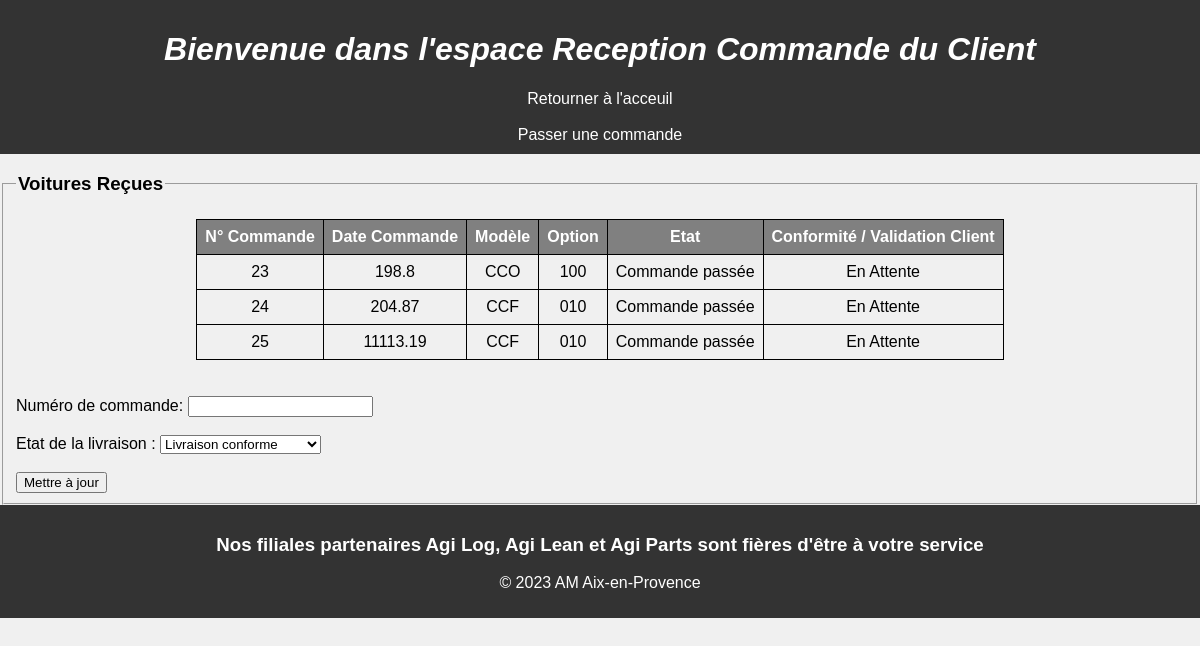
The app's page /Client_Reception with its own data.
### tables this page shows
CREATE TABLE "COMMANDES" (
	"id"	INTEGER NOT NULL DEFAULT 1,
	"Date"	TEXT NOT NULL,
	"Modèle"	TEXT NOT NULL,
	"Option"	TEXT NOT NULL,
	"Etat_Lean"	TEXT NOT NULL,
	"Etat_Log"	TEXT NOT NULL,
	"Etat_Client"	TEXT NOT NULL,
	PRIMARY KEY("id" AUTOINCREMENT)
);

### main.py (the view)
@app.route('/Client_Reception', methods=['GET', 'POST'])
def Client_Reception():
	return render_template('Client_Reception.html', commandes=BDD("SELECT id, Date, Modèle, Option, Etat_Lean, Etat_Client FROM COMMANDES"))

### main.py (called while the page is built)
def BDD(command):
	conn = lite.connect('BDD.db')
	conn.row_factory = lite.Row
	cur = conn.cursor()
	cur.execute(command)
	conn.commit()
	lignes = cur.fetchall()
	conn.close()
	return lignes

### templates/Client_Reception.html (shortened to what this page needs)
<!DOCTYPE html>
<html>
  <head>
    <link rel="stylesheet" href='{{ url_for("static", filename="CSS_Client.css")}}'>
  </head>
  <body>
    <header>
      <div >
        <h1><center><i> Bienvenue dans l'espace Reception Commande du Client </center></i></h1>
      </div>
      <nav>
        <ul>
        <center>
        <a class = "button" href='{{url_for("Accueil")}}'> Retourner à l'acceuil </a>
        <br>
        <br>
        <a class = "button" href='{{url_for("Client_Commande")}}'> Passer une commande </a>
        </center>
        </ul>
      </nav>
    </header>
    <div>
      <form action='{{ url_for("AgiLean_Information")}}' method='POST'>
        <fieldset>
          <legend><h3>Voitures Reçues</h3></legend>
          <div class="grid-container2">
            <table>
              <tr>
                <th>N° Commande</th>
                <th>Date Commande</th>
                <th>Modèle</th>
                <th>Option</th>
                <th>Etat</th>
                <th>Conformité / Validation Client</th>
              </tr>
              {% for element in commandes %}
              <tr class="lp_ligne">
                <td class="lp_cellule">{{ element['id'] }}</td>
                <td class="lp_cellule">{{ element['Date'] }}</td>
                <td class="lp_cellule">{{ element['Modèle'] }}</td>
                <td class="lp_cellule">{{ element['Option'] }}</td>
                <td class="lp_cellule">{{ element['Etat_Lean'] }}</td>
                <td class="lp_cellule">{{ element['Etat_Client'] }}</td>
              </tr>
              {% endfor %}
            </table>
          </div>
          <br><br>
          <div>
            Numéro de commande:
            <input type="number" name="numero_commande" min="1"><br>
            <br>
            Etat de la livraison :
            <select name="select_vehicule">
              <option value="Livraison valide">Livraison conforme</option>
            </select>
            <br><br>
            <input type="submit" name="valider" value="Mettre à jour">
          </div>
        </fieldset>
      </form>
    </div>
    <footer>
      <h3><center>Nos filiales partenaires Agi Log, Agi Lean et Agi Parts sont fières d'être à votre service </center></h3>
      <p><center>&copy; 2023 AM Aix-en-Provence</center></p>
    </footer>
  </body>
</html>

### static/CSS_Client.css (style rules this page uses)
body { font-family: Arial, sans-serif; background-color: #f0f0f0; margin: 0; }
header { background-color: #333; color: #fff; padding: 10px; }
nav ul { list-style: none; margin: 0; padding: 0; display: flex; }
nav a { color: #fff; text-decoration: none; padding: 5px; }
ul { display: flex; justify-content: center; }
table { table-layout: fixed; border-collapse: collapse; margin-left: auto; margin-right: auto; }
th, td { border: 1px solid black; padding: 8px; text-align: center; }
th { background-color: gray; color: white; }
footer { left: 0; bottom: 0; background-color: #333; color: #fff; padding: 10px; text-align: center; }

### records on screen
COMMANDES: id "23", Date "198.8", Modèle "CCO", Option "100", Etat_Lean "Commande passée", Etat_Client "En Attente"
COMMANDES: id "24", Date "204.87", Modèle "CCF", Option "010", Etat_Lean "Commande passée", Etat_Client "En Attente"
COMMANDES: id "25", Date "11113.19", Modèle "CCF", Option "010", Etat_Lean "Commande passée", Etat_Client "En Attente"
